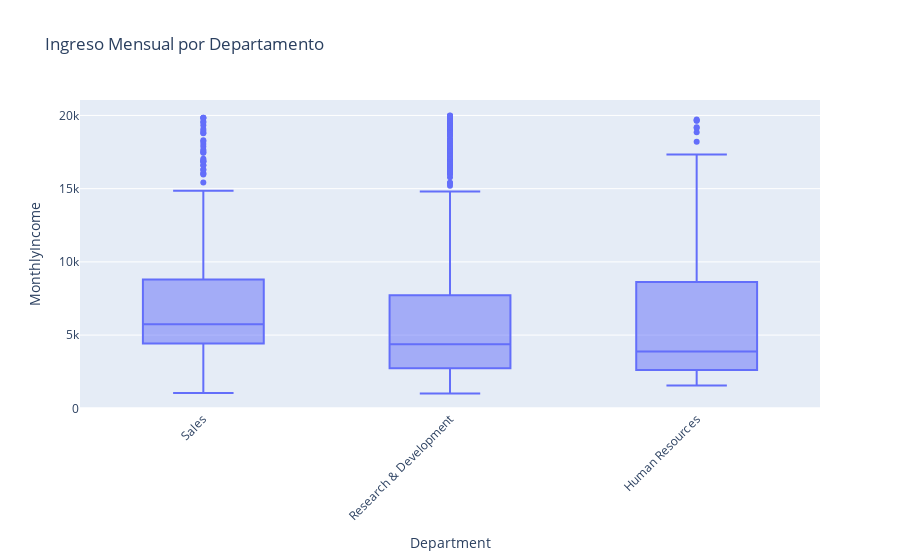

This figure's notebook cell:
### Code cell
fig = px.box(data, x='Department', y='MonthlyIncome',
title='Ingreso Mensual por Departamento')
fig.update_layout(xaxis_tickangle=-45)
fig.show()

### Figure 1 — Plotly figure (JSON) as saved in the notebook; plotly's stock layout.template omitted (floating-point values rounded to 4 significant figures; data arrays with more than 128 entries replaced by an {"elided": "..."} marker saying what was removed)
{"data": [{"alignmentgroup": "True", "hovertemplate": "Department=%{x}<br>MonthlyIncome=%{y}<extra></extra>", "legendgroup": "", "marker": {"color": "#636efa"}, "name": "", "notched": false, "offsetgroup": "", "orientation": "v", "showlegend": false, "type": "box", "x": {"elided": "1470 str values"}, "x0": " ", "xaxis": "x", "y": {"elided": "1470 int values"}, "y0": " ", "yaxis": "y"}], "layout": {"boxmode": "group", "legend": {"tracegroupgap": 0}, "title": {"text": "Ingreso Mensual por Departamento"}, "xaxis": {"anchor": "y", "domain": [0, 1], "tickangle": -45, "title": {"text": "Department"}}, "yaxis": {"anchor": "x", "domain": [0, 1], "title": {"text": "MonthlyIncome"}}}}
